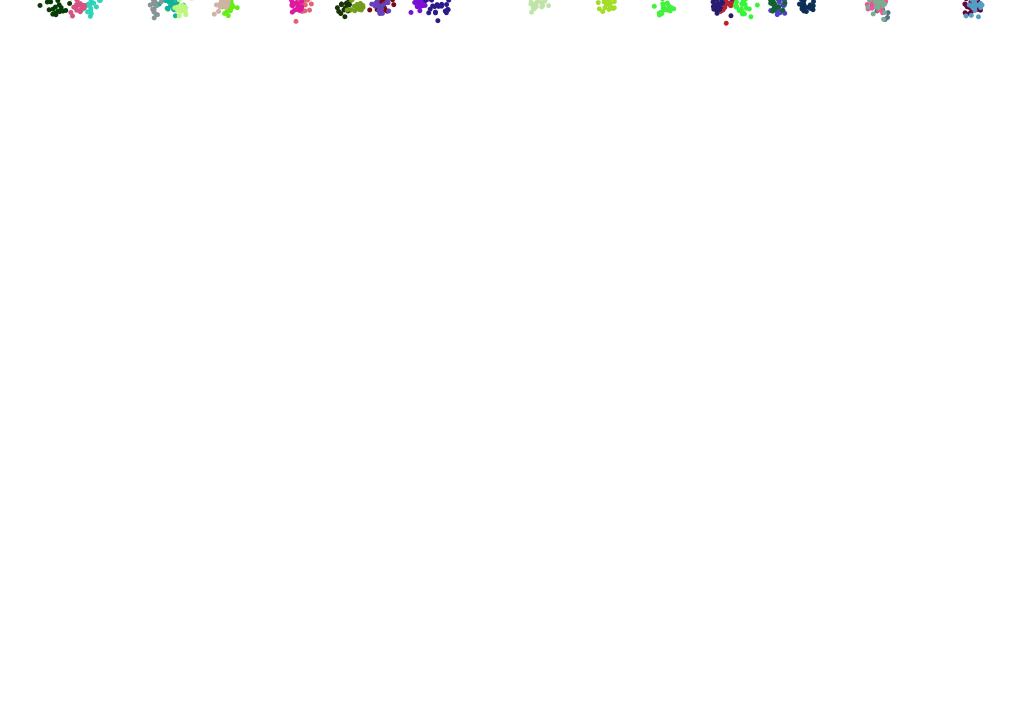
Frame 1 (no input)
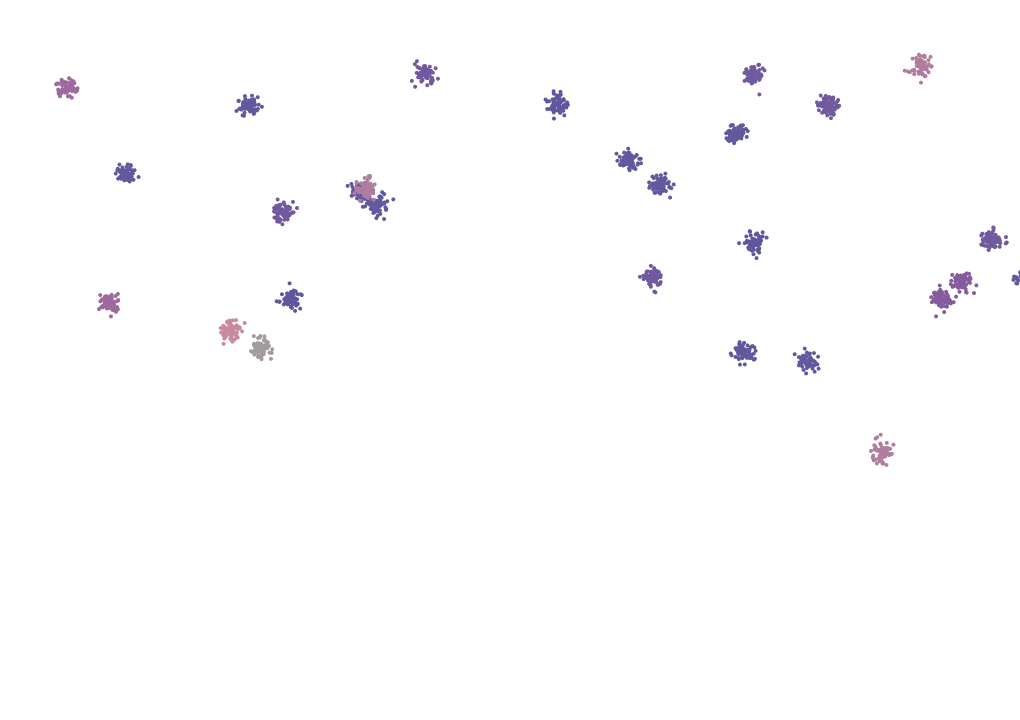
Frame 60 (the mouse pressed at the canvas centre just before this capture)
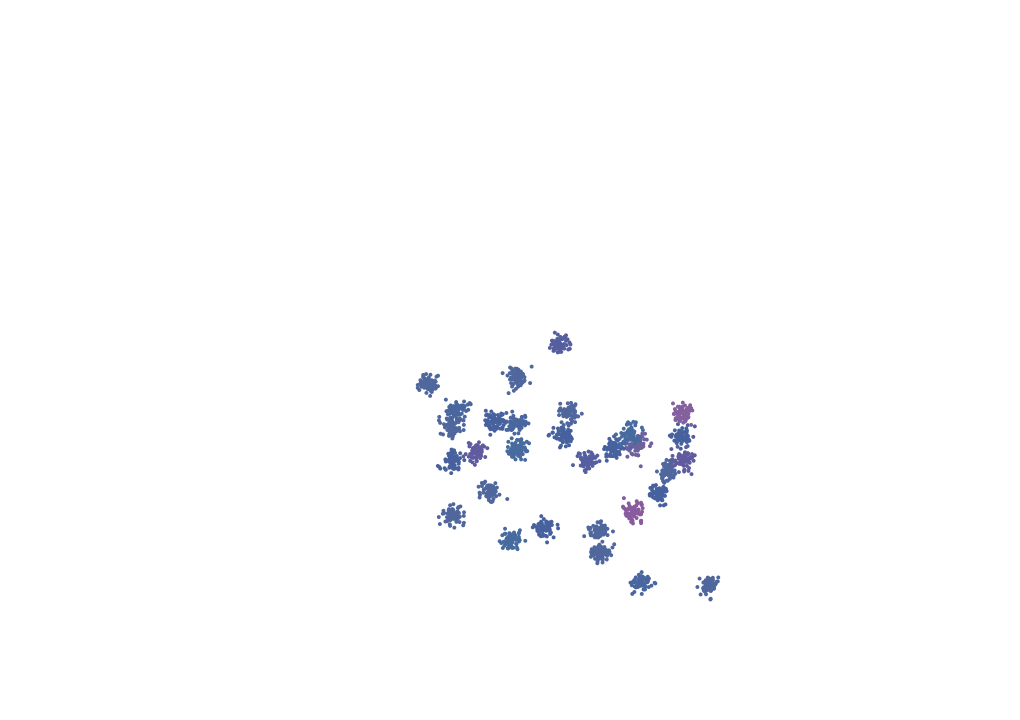
Frame 120 (the mouse held since frame 60 and released just before this capture)

The Processing sketch that drew these frames (run headless with seeded random() and noise(); from frame 60 on, the mouse is pressed at the canvas centre):

// Processing sketch: Ecosystem_1
// ── Ecosystem_1.pde
import java.util.Random;

Mover[] movers = new Mover[30];
boolean trail = false;

void setup() {
  size(1020, 720);
  background(255);
  for (int i = 0; i<movers.length; i++){
    movers[i] = new Mover();
  }
}

void draw() {
  if (!trail)
    background(255);
  for (int i = 0; i<movers.length; i++){
    movers[i].update();
  }
}

void keyPressed(){
  trail = !trail;
}

void mousePressed(){
   for (int i = 0; i<movers.length; i++){
     movers[i].mouseBait = true;
   }
}

void mouseReleased(){
    for (int i = 0; i<movers.length; i++){
     movers[i].mouseBait = false;
   }
}

// ── Mover.pde
class Mover {
  // Movement
  PVector location, velocity, acceleration;
  float topspeed;  
  int timer; // Update once a cyc;le.
  
  boolean mouseBait;
  
  Splatter brush;  
    
  Mover() {
    location = new PVector(random(width), 0);
    velocity = new PVector(1,0);
    acceleration = new PVector(0,0);
    acceleration = PVector.random2D();
    topspeed = 10; // Limit velocity to magnitude 10.
    
    timer = 0;  
    mouseBait = false;
    brush = new Splatter();
    
    brush.setColor(
      int(random(255)),
      int(random(255)),
      int(random(255)),
      255
      );
  }
  
  void update() { 
    this.display();
    this.move();
  
    if (timer == 3) {
      brush.changeAll();
      timer = 0;
    }
    else
      timer++;
  }
  
  void move() {
    
    if (mouseBait)
      this.moveTowardsMouse();
    else
      acceleration = PVector.random2D();
    
    velocity.add(acceleration);
    velocity.limit(topspeed);
    location.add(velocity);
    this.checkEdges();
  }
  void moveTowardsMouse(){
    PVector mouse = new PVector(mouseX, mouseY);
    PVector dir   = PVector.sub(mouse, location);
    float mag = dir.mag();
    
    dir.normalize();
    dir.mult(0.5);
    dir.limit(10);
    acceleration = dir; 
  }
  void checkEdges(){
    if ((location.x >= width)  || (location.x <= 0 )) {
      velocity.x *= -1;
      brush.changeAll();
    }
    if ((location.y >= height) || (location.y <= 0))  {
      velocity.y *= -1;
      brush.changeAll();
    }
  }

  
  void display() {
    brush.splatter(
      int(location.x),
      int(location.y)
      );
    // Change color every 0.1 seconds.     
  }
}

// ── Splatter.pde
class Splatter {
  int    r,  g,  b,  t; // red, green, blue, transparency.
  float tr, tg, tb, tt; // rate of transition for each variable.
    
  int sizex, sizey;  // Speckle size.
  float tx, ty;      // rate of transition.
  
  int    d; // Diameter
  float td;
  
  int    n; // Number of splatter marks.
  float tn;
  
  float sd; // Standard deviation of distribution of splatter.
  float ts;

 Random gen; // Generator
 
 Splatter () {
    r = g = b = 0;
    tr = 0;
    tg = 5000;
    tb = tg*tg;
    
    t = 255;
    
    sizex = sizey = 5;
    tx = 0.5;
    //ty = 0.1;
    
    d  =  5;
    td =  0.01;
    
    n  = 20;
    tn =  0.5;
    
    sd = 5.0;
    ts = 0.1;   
    gen = new Random();
  }
  
  void splatter(int d0, int d1) {

    int sd  = 5;
    // Mean is (d0, d1)

    noStroke();
    smooth();
    fill(r, g, b, t);

    for (int i = 0; i < n; i++) {
      float x = (float) gen.nextGaussian();
      float y = (float) gen.nextGaussian();
      ellipse(
        sd*x+d+d0,
        sd*y+d+d1,
        sizex,
        sizey
      );
    }
  }
  void setColor(int r_, int g_, int b_, int t_) {
    r = r_;
    g = g_;
    b = b_;
    t = t_;
  } void colorChange() {
    r = int(map(noise(tr), 0, 1, 0, 255));
    g = int(map(noise(tg), 0, 1, 0, 255));
    b = int(map(noise(tb), 0, 1, 0, 255));   
    tr+=0.1;
    tg+=0.1;
    tb+=0.1;   
  }
  
  void setSplatter(int d_, int n_){
    d = d_;
    n = n_;
  } void splatterChange(){
    d = int(map(noise(td), 0, 1, 0, 100));
    n = int(map(noise(tn), 0, 1, 0, 150));
  }
  
  void setDropSize(int sizex_, int sizey_){
    sizex = sizex_;
    sizey = sizey_;
  } void changeDropSize(){
    sizex = sizey = int(map(noise(tx), 0, 1, 0, 10));
    //sizey = int(random(10));
  }
  
  void setSigma(float sd_){
    sd = sd_;
  } void changeSigma(){
    sd = map(noise(ts), 0, 1, 0, 30);
  }
  
  void changeAll(){
    this.colorChange();
    this.splatterChange();
    this.changeDropSize();
    this.changeSigma();
  }
}
